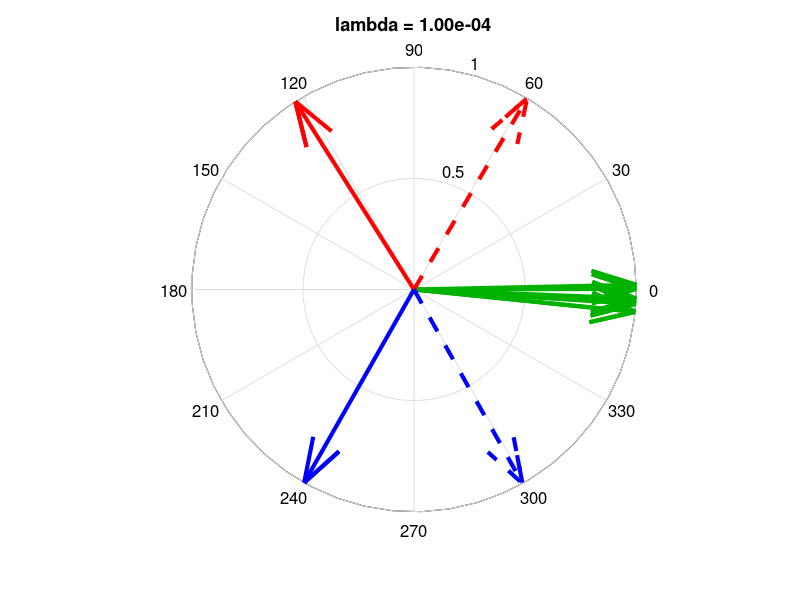
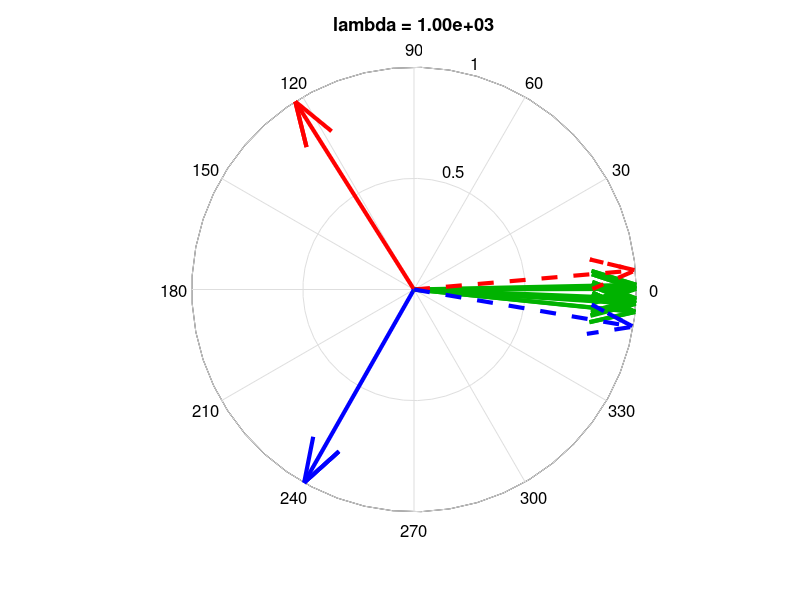

The MATLAB source for these figures, in order:
function gmp_demo()

close all;
phi1 = [-0.5  sqrt(0.75)];
phi2 = [-0.5 -sqrt(0.75)];
phi3 = [1 0];

rep1 = 1;
rep2 = 1;
rep3 = 8;

% features:
x  = [repmat(phi1,rep1,1); repmat(phi3,rep3,1)];
x  = x + 0.2 * (rand(size(x)) - 0.5);
x2 = [repmat(phi2,rep2,1); repmat(phi3,rep3,1)];
x2 = x2 + 0.2 * (rand(size(x2)) - 0.5);

% make features unit vectors:
x  = x./repmat(sqrt(sum(x.^2,2)),1,2);
x2 = x2./repmat(sqrt(sum(x2.^2,2)),1,2);

% more params
kernel = {'gaussian','linear','absLinear','sgnAbsLinear'};

for kernel = {'linear'};
    for sigma = 1
        for alpha = [0.0]
            for lambda = [1e-4 1e3]
                plot_gmp(lambda, x, x2, alpha, sigma, rep1, rep2, rep3, kernel{1});
            end
        end
    end
end

end

function w = solve_gmp(lambda, x, calpha, sigma, kernel)

if (strcmp(kernel,'gaussian'))
    x      = x';
    [D,~]  = size(x);
    diffsq = sum((repmat(x,[1,1,N]) - repmat(permute(x,[1,3,2]),[1,N,1])).^2,1);
    diffsq = permute(diffsq,[2,3,1]);
    k      = gauss_norm(sigma,D,1)*exp(-0.5*(diffsq)/(sigma^2));
    
    nse = lambda*eye(N);
    e   = ones(N,1);
    b   = (k*e).^calpha;
elseif (strcmp(kernel,'linear'))
    [N,~] = size(x);
    k     = x*x';
    
    nse = lambda*eye(N);
    e   = ones(N,1);
    b   = (k*e).^calpha;
elseif (strcmp(kernel,'absLinear'))
    [N,~] = size(x);
    k     = x*x';
    
    nse = lambda*eye(N);
    e   = ones(N,1);
    b   = abs((k*e)).^calpha;
elseif (strcmp(kernel,'sgnAbsLinear'))
    [N,~] = size(x);
    k     = x*x';
    
    nse = lambda*eye(N);
    e   = ones(N,1);
    b   = sign(k*e).*abs((k*e)).^calpha;
end

% solve gmp:
w = (k + nse)\b;
w = w'/sum(w);
end

function Gnorm = gauss_norm(sigma,k,alpha)
% denominator of normalizing constant:
Gnorm = (1/((sqrt((sigma^2)^k))*((2*pi/alpha)^(k/2))));
end

function w = plot_gmp(lambda, x, x2, calpha, sigma, rep1, rep2, rep3, kernel)

N = size(x, 1);

% solve gmp:
w = solve_gmp(lambda, x, calpha, sigma, kernel);

% weight vectors:
wx = x'*w';
wx = wx/sqrt(wx'*wx);

% solve gmp:
w2 = solve_gmp(lambda, x2, calpha, sigma, kernel);

% weight vectors:
w2x = x2'*w2';
w2x = w2x/sqrt(w2x'*w2x);

% plot:
figure;
fontsz = 12;
pts    = [x(1:rep1,:); x2(1:rep2,:)];
h      = compass(pts(:,1),pts(:,2)); hold all;
% arrow colours:
clr = [repmat([1.0 0.0 0.0],rep1,1);...
       repmat([0.0 0.0 1.0],rep2,1)];
set(h, {'Color'},num2cell(clr,2), 'LineWidth',3);

pts = x2((rep1+1):end,:);
h   = compass(pts(:,1),pts(:,2));
% arrow colours:
clr = repmat([0.0 0.7 0.0],rep3,1);
set(h, {'Color'},num2cell(clr,2), 'LineWidth',3);

h = compass(wx(1,:),wx(2,:),'--');
% arrow colours:
clr = [1.0 0.0 0.0];
set(h, {'Color'},num2cell(clr,2), 'LineWidth',3);

h = compass(w2x(1,:),w2x(2,:),'--');
% arrow colours:
clr = [0.0 0.0 1.0];
set(h, {'Color'},num2cell(clr,2), 'LineWidth',3);

hold off;
set(gca,'FontSize',fontsz);

% Removing the radial labels:
set(findall(gca, 'String', '  0.2', '-or','String','  0.4', '-or','String','  0.6', '-or','String','  0.8', '-or','String','  1') ,'String', ' ');
title(sprintf('lambda = %4.2e',lambda));
end
